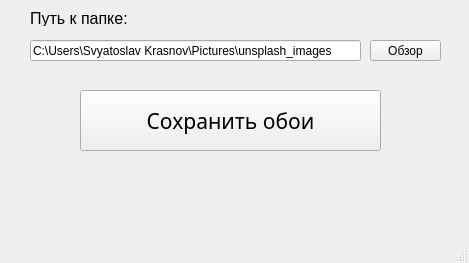
<?xml version="1.0" encoding="UTF-8"?>
<ui version="4.0">
 <class>MainWindow</class>
 <widget class="QMainWindow" name="MainWindow">
  <property name="geometry">
   <rect>
    <x>0</x>
    <y>0</y>
    <width>469</width>
    <height>263</height>
   </rect>
  </property>
  <property name="windowTitle">
   <string>MainWindow</string>
  </property>
  <property name="styleSheet">
   <string notr="true"/>
  </property>
  <widget class="QWidget" name="centralwidget">
   <property name="styleSheet">
    <string notr="true">background-image: url(&quot;background_image/21.jpg&quot;) 0 0 0 0 stretch stretch;
border-width: 0px;</string>
   </property>
   <widget class="QPushButton" name="pushButton">
    <property name="geometry">
     <rect>
      <x>80</x>
      <y>90</y>
      <width>301</width>
      <height>61</height>
     </rect>
    </property>
    <property name="font">
     <font>
      <family>Perpetua</family>
      <pointsize>16</pointsize>
      <weight>50</weight>
      <bold>false</bold>
     </font>
    </property>
    <property name="text">
     <string>Сохранить обои</string>
    </property>
    <property name="iconSize">
     <size>
      <width>32</width>
      <height>32</height>
     </size>
    </property>
    <property name="checkable">
     <bool>false</bool>
    </property>
   </widget>
   <widget class="QLineEdit" name="lineEdit">
    <property name="geometry">
     <rect>
      <x>30</x>
      <y>40</y>
      <width>331</width>
      <height>21</height>
     </rect>
    </property>
    <property name="text">
     <string>C:\Users\Svyatoslav Krasnov\Pictures\unsplash_images</string>
    </property>
   </widget>
   <widget class="QLabel" name="label">
    <property name="geometry">
     <rect>
      <x>30</x>
      <y>10</y>
      <width>111</width>
      <height>16</height>
     </rect>
    </property>
    <property name="font">
     <font>
      <pointsize>12</pointsize>
     </font>
    </property>
    <property name="text">
     <string>Путь к папке:</string>
    </property>
   </widget>
   <widget class="QPushButton" name="pushButton_2">
    <property name="geometry">
     <rect>
      <x>370</x>
      <y>40</y>
      <width>71</width>
      <height>21</height>
     </rect>
    </property>
    <property name="text">
     <string>Обзор</string>
    </property>
   </widget>
   <widget class="QLabel" name="label_2">
    <property name="geometry">
     <rect>
      <x>10</x>
      <y>160</y>
      <width>451</width>
      <height>61</height>
     </rect>
    </property>
    <property name="font">
     <font>
      <pointsize>9</pointsize>
     </font>
    </property>
    <property name="styleSheet">
     <string notr="true"/>
    </property>
    <property name="text">
     <string/>
    </property>
   </widget>
  </widget>
  <widget class="QMenuBar" name="menubar">
   <property name="geometry">
    <rect>
     <x>0</x>
     <y>0</y>
     <width>469</width>
     <height>21</height>
    </rect>
   </property>
  </widget>
  <widget class="QStatusBar" name="statusbar"/>
 </widget>
 <resources/>
 <connections/>
</ui>
